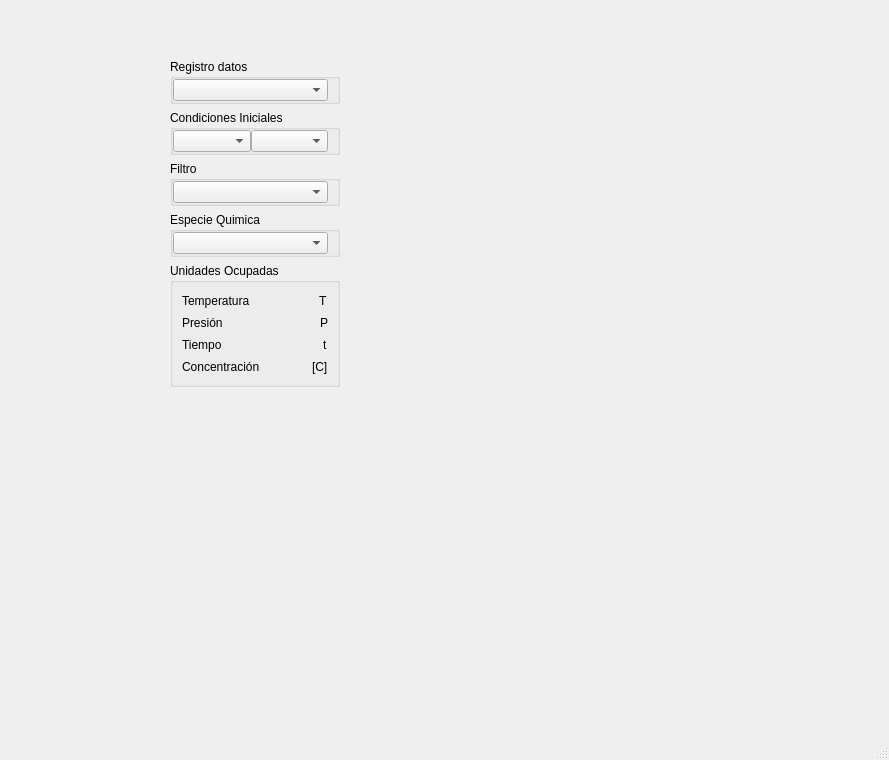
<?xml version="1.0" encoding="UTF-8"?>
<ui version="4.0">
 <class>MainWindow</class>
 <widget class="QMainWindow" name="MainWindow">
  <property name="geometry">
   <rect>
    <x>0</x>
    <y>0</y>
    <width>889</width>
    <height>760</height>
   </rect>
  </property>
  <property name="windowTitle">
   <string>MainWindow</string>
  </property>
  <widget class="QWidget" name="centralwidget">
   <widget class="QWidget" name="">
    <property name="geometry">
     <rect>
      <x>170</x>
      <y>59</y>
      <width>170</width>
      <height>328</height>
     </rect>
    </property>
    <layout class="QVBoxLayout" name="verticalLayout_2">
     <item>
      <widget class="QGroupBox" name="groupBox_2">
       <property name="title">
        <string>Registro datos</string>
       </property>
       <layout class="QVBoxLayout" name="verticalLayout_8">
        <property name="spacing">
         <number>0</number>
        </property>
        <property name="leftMargin">
         <number>0</number>
        </property>
        <property name="topMargin">
         <number>0</number>
        </property>
        <property name="bottomMargin">
         <number>0</number>
        </property>
        <item>
         <widget class="QComboBox" name="registro_datos_box"/>
        </item>
       </layout>
      </widget>
     </item>
     <item>
      <widget class="QGroupBox" name="groupBox_5">
       <property name="title">
        <string>Condiciones Iniciales</string>
       </property>
       <layout class="QHBoxLayout" name="horizontalLayout_8">
        <property name="spacing">
         <number>0</number>
        </property>
        <property name="leftMargin">
         <number>0</number>
        </property>
        <property name="topMargin">
         <number>0</number>
        </property>
        <property name="bottomMargin">
         <number>0</number>
        </property>
        <item>
         <widget class="QComboBox" name="filtro_datos_box_3"/>
        </item>
        <item>
         <widget class="QComboBox" name="condiciones_iniciales_box"/>
        </item>
       </layout>
      </widget>
     </item>
     <item>
      <widget class="QGroupBox" name="groupBox_3">
       <property name="title">
        <string>Filtro</string>
       </property>
       <layout class="QVBoxLayout" name="verticalLayout_13">
        <property name="spacing">
         <number>0</number>
        </property>
        <property name="leftMargin">
         <number>0</number>
        </property>
        <property name="topMargin">
         <number>0</number>
        </property>
        <property name="bottomMargin">
         <number>0</number>
        </property>
        <item>
         <widget class="QComboBox" name="filtro_datos_box"/>
        </item>
       </layout>
      </widget>
     </item>
     <item>
      <widget class="QGroupBox" name="groupBox_4">
       <property name="title">
        <string>Especie Quimica</string>
       </property>
       <layout class="QVBoxLayout" name="verticalLayout_16">
        <property name="spacing">
         <number>0</number>
        </property>
        <property name="leftMargin">
         <number>0</number>
        </property>
        <property name="topMargin">
         <number>0</number>
        </property>
        <property name="bottomMargin">
         <number>0</number>
        </property>
        <item>
         <widget class="QComboBox" name="filtro_datos_box_2"/>
        </item>
       </layout>
      </widget>
     </item>
     <item>
      <widget class="QGroupBox" name="groupBox">
       <property name="title">
        <string>Unidades Ocupadas</string>
       </property>
       <layout class="QVBoxLayout" name="verticalLayout">
        <item>
         <layout class="QHBoxLayout" name="horizontalLayout">
          <item>
           <widget class="QLabel" name="temp_u_e">
            <property name="text">
             <string>Temperatura</string>
            </property>
           </widget>
          </item>
          <item>
           <spacer name="horizontalSpacer">
            <property name="orientation">
             <enum>Qt::Horizontal</enum>
            </property>
            <property name="sizeHint" stdset="0">
             <size>
              <width>40</width>
              <height>20</height>
             </size>
            </property>
           </spacer>
          </item>
          <item>
           <widget class="QLabel" name="temp_u_l">
            <property name="text">
             <string>T</string>
            </property>
           </widget>
          </item>
         </layout>
        </item>
        <item>
         <layout class="QHBoxLayout" name="horizontalLayout_2">
          <item>
           <widget class="QLabel" name="p_u_e">
            <property name="text">
             <string>Presión</string>
            </property>
           </widget>
          </item>
          <item>
           <spacer name="horizontalSpacer_2">
            <property name="orientation">
             <enum>Qt::Horizontal</enum>
            </property>
            <property name="sizeHint" stdset="0">
             <size>
              <width>40</width>
              <height>20</height>
             </size>
            </property>
           </spacer>
          </item>
          <item>
           <widget class="QLabel" name="p_u_l">
            <property name="text">
             <string>P</string>
            </property>
           </widget>
          </item>
         </layout>
        </item>
        <item>
         <layout class="QHBoxLayout" name="horizontalLayout_3">
          <item>
           <widget class="QLabel" name="t_u_e">
            <property name="text">
             <string>Tiempo</string>
            </property>
           </widget>
          </item>
          <item>
           <spacer name="horizontalSpacer_3">
            <property name="orientation">
             <enum>Qt::Horizontal</enum>
            </property>
            <property name="sizeHint" stdset="0">
             <size>
              <width>40</width>
              <height>20</height>
             </size>
            </property>
           </spacer>
          </item>
          <item>
           <widget class="QLabel" name="t_u_label">
            <property name="text">
             <string>t</string>
            </property>
           </widget>
          </item>
         </layout>
        </item>
        <item>
         <layout class="QHBoxLayout" name="horizontalLayout_4">
          <item>
           <widget class="QLabel" name="c_u_e">
            <property name="text">
             <string>Concentración</string>
            </property>
           </widget>
          </item>
          <item>
           <spacer name="horizontalSpacer_4">
            <property name="orientation">
             <enum>Qt::Horizontal</enum>
            </property>
            <property name="sizeHint" stdset="0">
             <size>
              <width>40</width>
              <height>20</height>
             </size>
            </property>
           </spacer>
          </item>
          <item>
           <widget class="QLabel" name="c_u_label">
            <property name="text">
             <string>[C]</string>
            </property>
           </widget>
          </item>
         </layout>
        </item>
       </layout>
      </widget>
     </item>
    </layout>
   </widget>
  </widget>
  <widget class="QMenuBar" name="menubar">
   <property name="geometry">
    <rect>
     <x>0</x>
     <y>0</y>
     <width>889</width>
     <height>22</height>
    </rect>
   </property>
  </widget>
  <widget class="QStatusBar" name="statusbar"/>
 </widget>
 <resources/>
 <connections/>
</ui>
